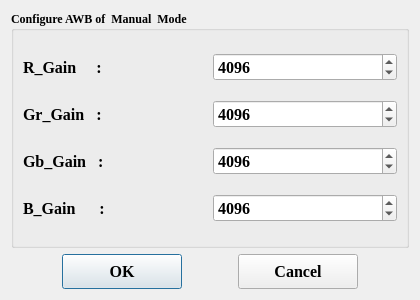
<?xml version="1.0" encoding="UTF-8"?>
<ui version="4.0">
 <class>awb_manual_dialog</class>
 <widget class="QDialog" name="awb_manual_dialog">
  <property name="geometry">
   <rect>
    <x>0</x>
    <y>0</y>
    <width>420</width>
    <height>300</height>
   </rect>
  </property>
  <property name="minimumSize">
   <size>
    <width>420</width>
    <height>300</height>
   </size>
  </property>
  <property name="font">
   <font>
    <family>Times New Roman</family>
    <pointsize>12</pointsize>
   </font>
  </property>
  <property name="windowTitle">
   <string>AWB Dialog</string>
  </property>
  <layout class="QGridLayout" name="gridLayout_2">
   <item row="0" column="0" colspan="5">
    <widget class="QGroupBox" name="groupBox">
     <property name="font">
      <font>
       <family>Times New Roman</family>
       <pointsize>9</pointsize>
       <weight>75</weight>
       <bold>true</bold>
      </font>
     </property>
     <property name="title">
      <string>Configure AWB of  Manual  Mode</string>
     </property>
     <layout class="QGridLayout" name="gridLayout">
      <item row="0" column="0">
       <widget class="QLabel" name="label">
        <property name="font">
         <font>
          <family>Times New Roman</family>
          <pointsize>12</pointsize>
          <weight>75</weight>
          <bold>true</bold>
         </font>
        </property>
        <property name="text">
         <string>R_Gain     :</string>
        </property>
       </widget>
      </item>
      <item row="0" column="1">
       <widget class="QSpinBox" name="R_Gain">
        <property name="font">
         <font>
          <family>Times New Roman</family>
          <pointsize>12</pointsize>
          <weight>75</weight>
          <bold>true</bold>
         </font>
        </property>
        <property name="minimum">
         <number>0</number>
        </property>
        <property name="maximum">
         <number>15000</number>
        </property>
        <property name="value">
         <number>4096</number>
        </property>
       </widget>
      </item>
      <item row="1" column="0">
       <widget class="QLabel" name="label_2">
        <property name="font">
         <font>
          <family>Times New Roman</family>
          <pointsize>12</pointsize>
          <weight>75</weight>
          <bold>true</bold>
         </font>
        </property>
        <property name="text">
         <string>Gr_Gain   :</string>
        </property>
       </widget>
      </item>
      <item row="1" column="1">
       <widget class="QSpinBox" name="Gr_Gain">
        <property name="font">
         <font>
          <family>Times New Roman</family>
          <pointsize>12</pointsize>
          <weight>75</weight>
          <bold>true</bold>
         </font>
        </property>
        <property name="minimum">
         <number>0</number>
        </property>
        <property name="maximum">
         <number>15000</number>
        </property>
        <property name="value">
         <number>4096</number>
        </property>
       </widget>
      </item>
      <item row="2" column="0">
       <widget class="QLabel" name="label_3">
        <property name="font">
         <font>
          <family>Times New Roman</family>
          <pointsize>12</pointsize>
          <weight>75</weight>
          <bold>true</bold>
         </font>
        </property>
        <property name="text">
         <string>Gb_Gain   :</string>
        </property>
       </widget>
      </item>
      <item row="2" column="1">
       <widget class="QSpinBox" name="Gb_Gain">
        <property name="font">
         <font>
          <family>Times New Roman</family>
          <pointsize>12</pointsize>
          <weight>75</weight>
          <bold>true</bold>
         </font>
        </property>
        <property name="minimum">
         <number>0</number>
        </property>
        <property name="maximum">
         <number>15000</number>
        </property>
        <property name="value">
         <number>4096</number>
        </property>
       </widget>
      </item>
      <item row="3" column="0">
       <widget class="QLabel" name="label_4">
        <property name="font">
         <font>
          <family>Times New Roman</family>
          <pointsize>12</pointsize>
          <weight>75</weight>
          <bold>true</bold>
         </font>
        </property>
        <property name="text">
         <string>B_Gain      :</string>
        </property>
       </widget>
      </item>
      <item row="3" column="1">
       <widget class="QSpinBox" name="B_Gain">
        <property name="font">
         <font>
          <family>Times New Roman</family>
          <pointsize>12</pointsize>
          <weight>75</weight>
          <bold>true</bold>
         </font>
        </property>
        <property name="minimum">
         <number>0</number>
        </property>
        <property name="maximum">
         <number>15000</number>
        </property>
        <property name="value">
         <number>4096</number>
        </property>
       </widget>
      </item>
     </layout>
    </widget>
   </item>
   <item row="1" column="0">
    <spacer name="horizontalSpacer_2">
     <property name="orientation">
      <enum>Qt::Horizontal</enum>
     </property>
     <property name="sizeHint" stdset="0">
      <size>
       <width>73</width>
       <height>20</height>
      </size>
     </property>
    </spacer>
   </item>
   <item row="1" column="1">
    <widget class="QPushButton" name="OK">
     <property name="minimumSize">
      <size>
       <width>120</width>
       <height>35</height>
      </size>
     </property>
     <property name="font">
      <font>
       <family>Times New Roman</family>
       <pointsize>12</pointsize>
       <weight>75</weight>
       <bold>true</bold>
      </font>
     </property>
     <property name="text">
      <string>OK</string>
     </property>
    </widget>
   </item>
   <item row="1" column="2">
    <spacer name="horizontalSpacer">
     <property name="orientation">
      <enum>Qt::Horizontal</enum>
     </property>
     <property name="sizeHint" stdset="0">
      <size>
       <width>73</width>
       <height>20</height>
      </size>
     </property>
    </spacer>
   </item>
   <item row="1" column="3">
    <widget class="QPushButton" name="Cancel">
     <property name="minimumSize">
      <size>
       <width>120</width>
       <height>35</height>
      </size>
     </property>
     <property name="font">
      <font>
       <family>Times New Roman</family>
       <pointsize>12</pointsize>
       <weight>75</weight>
       <bold>true</bold>
      </font>
     </property>
     <property name="text">
      <string>Cancel</string>
     </property>
    </widget>
   </item>
   <item row="1" column="4">
    <spacer name="horizontalSpacer_3">
     <property name="orientation">
      <enum>Qt::Horizontal</enum>
     </property>
     <property name="sizeHint" stdset="0">
      <size>
       <width>73</width>
       <height>20</height>
      </size>
     </property>
    </spacer>
   </item>
  </layout>
 </widget>
 <resources/>
 <connections>
  <connection>
   <sender>OK</sender>
   <signal>clicked()</signal>
   <receiver>awb_manual_dialog</receiver>
   <slot>accept()</slot>
   <hints>
    <hint type="sourcelabel">
     <x>133</x>
     <y>268</y>
    </hint>
    <hint type="destinationlabel">
     <x>218</x>
     <y>147</y>
    </hint>
   </hints>
  </connection>
  <connection>
   <sender>Cancel</sender>
   <signal>clicked()</signal>
   <receiver>awb_manual_dialog</receiver>
   <slot>reject()</slot>
   <hints>
    <hint type="sourcelabel">
     <x>303</x>
     <y>268</y>
    </hint>
    <hint type="destinationlabel">
     <x>218</x>
     <y>147</y>
    </hint>
   </hints>
  </connection>
 </connections>
</ui>
